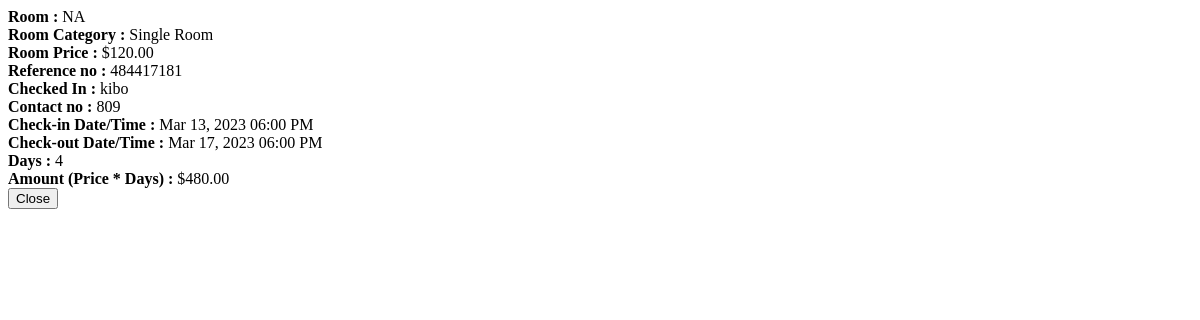
Page /admin/manage_check_out.php?id=16 on the earlier database version.
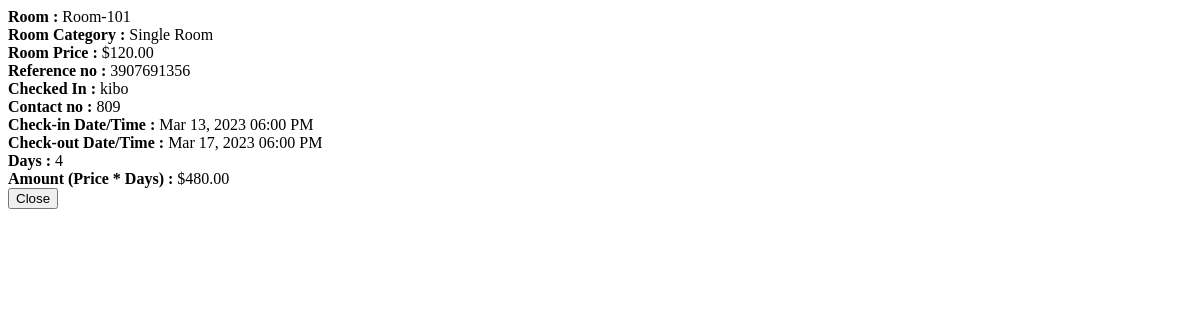
Same page on the later database version.
### tables this page shows
CREATE TABLE `rooms` (
  `id` int(30) NOT NULL,
  `room` varchar(30) NOT NULL,
  `category_id` int(30) NOT NULL,
  `status` tinyint(1) NOT NULL DEFAULT 0 COMMENT '0 = Available , 1= Unvailables'
);

### admin/manage_check_out.php (the view, shortened to what this page needs)
<?php
include('db_connect.php');
if($_GET['id']){
	if($room_id > 0){
	$room = $conn->query("SELECT * FROM rooms where id =".$room_id)->fetch_array();
	$cat = $conn->query("SELECT * FROM room_categories where id =".$room['category_id'])->fetch_array();
}else{
	$cat = $conn->query("SELECT * FROM room_categories where id =".$booked_cid)->fetch_array();
}
 $calc_days = abs(strtotime($date_out) - strtotime($date_in)) ;
 $calc_days =floor($calc_days / (60*60*24)  );
}
?>
<div class="container-fluid">
	<p><b>Room : </b><?php echo isset($room['room']) ? $room['room'] : 'NA' ?></p>
	<p><b>Room Category : </b><?php echo $cat['name'] ?></p>
	<p><b>Room Price : </b><?php echo '$'.number_format($cat['price'],2) ?></p>
	<p><b>Reference no : </b><?php echo $ref_no ?></p>
	<p><b>Checked In : </b><?php echo $name ?></p>
	<p><b>Contact no : </b><?php echo $contact_no ?></p>
	<p><b>Check-in Date/Time : </b><?php echo date("M d, Y h:i A",strtotime($date_in)) ?></p>
	<p><b>Check-out Date/Time : </b><?php echo date("M d, Y h:i A",strtotime($date_out)) ?></p>
	<p><b>Days : </b><?php echo $calc_days ?></p>
	<p><b>Amount (Price * Days) : </b><?php echo '$'.number_format($cat['price'] * $calc_days ,2) ?></p>
		<div class="row">
				<div class="col-md-3">
					<button type="button" class="btn btn-secondary" data-dismiss="modal">Close</button>
				</div>
		</div>
</div>

Differences in the rows shown:
now on this page (row edited): rooms: room "Room-101"
Other differences:
$ref_no: "484417181" → "3907691356"
text no longer shown: "NA"
